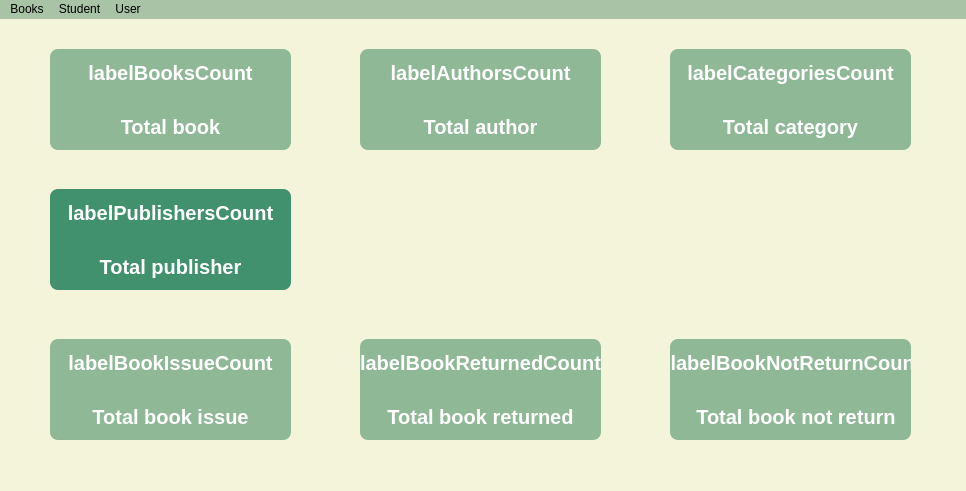
<?xml version="1.0" encoding="UTF-8"?>
<ui version="4.0">
 <class>AdminMenu</class>
 <widget class="QMainWindow" name="AdminMenu">
  <property name="geometry">
   <rect>
    <x>0</x>
    <y>0</y>
    <width>966</width>
    <height>491</height>
   </rect>
  </property>
  <property name="windowTitle">
   <string>MainWindow</string>
  </property>
  <property name="styleSheet">
   <string notr="true">QWidget#AdminMenu {
    background-color: #f4f4db;  
}

/* Загальний стиль для всіх карток */
QFrame#booksCard, 
QFrame#authorsCard, 
QFrame#categoriesCard,
QFrame#publishersCard,
QFrame#bookIssueCard,
QFrame#bookReturnedCard,
QFrame#bookNotReturnCard {
    border-radius: 8px;
    background-color: #e74c3c;   /* червоний як у прикладі */
}

/* Верхній заголовок */
QFrame#booksCard QLabel:first-child,
QFrame#authorsCard QLabel:first-child,
QFrame#categoriesCard QLabel:first-child,
QFrame#publishersCard QLabel:first-child,
QFrame#bookIssueCard QLabel:first-child,
QFrame#bookReturnedCard QLabel:first-child,
QFrame#bookNotReturnCard QLabel:first-child {
    background: rgba(0,0,0,0.15);
    padding: 6px 10px;
    font-size: 18px;
    font-weight: bold;
    color: white;
    border-top-left-radius: 8px;
    border-top-right-radius: 8px;
}

/* Основна цифра */
QFrame QLabel {
    font-size: 20px;
    font-weight: bold;
    color: white;
}

QFrame#booksCard {
    background-color: #8fb996;   /* red */
}
QFrame#authorsCard {
    background-color: #8fb996;   /* blue */
}
QFrame#membersCard,
QFrame#bookIssueCard {
    background-color: #8fb996;   /* orange */
}
QFrame#categoriesCard {
    background-color: #8fb996;   /* purple */
}
QFrame#publishersCard {
    background-color: #40916c;   /* green */
}
QFrame#bookReturnedCard {
    background-color: #8fb996;   /* light green */
}
QFrame#bookNotReturnCard {
    background-color: #8fb996;   /* dark red */
}

QMenuBar {
 background-color: #a9c3a6;
}
</string>
  </property>
  <widget class="QWidget" name="centralwidget">
   <widget class="QFrame" name="booksCard">
    <property name="geometry">
     <rect>
      <x>50</x>
      <y>30</y>
      <width>241</width>
      <height>101</height>
     </rect>
    </property>
    <property name="frameShape">
     <enum>QFrame::Shape::NoFrame</enum>
    </property>
    <property name="frameShadow">
     <enum>QFrame::Shadow::Plain</enum>
    </property>
    <widget class="QWidget" name="verticalLayoutWidget">
     <property name="geometry">
      <rect>
       <x>0</x>
       <y>0</y>
       <width>241</width>
       <height>101</height>
      </rect>
     </property>
     <layout class="QVBoxLayout" name="verticalLayout">
      <item>
       <widget class="QLabel" name="labelBooksCount">
        <property name="text">
         <string>labelBooksCount</string>
        </property>
        <property name="alignment">
         <set>Qt::AlignmentFlag::AlignCenter</set>
        </property>
       </widget>
      </item>
      <item>
       <widget class="QLabel" name="label">
        <property name="text">
         <string>Total book</string>
        </property>
        <property name="alignment">
         <set>Qt::AlignmentFlag::AlignCenter</set>
        </property>
       </widget>
      </item>
     </layout>
    </widget>
   </widget>
   <widget class="QFrame" name="authorsCard">
    <property name="geometry">
     <rect>
      <x>360</x>
      <y>30</y>
      <width>241</width>
      <height>101</height>
     </rect>
    </property>
    <property name="frameShape">
     <enum>QFrame::Shape::NoFrame</enum>
    </property>
    <property name="frameShadow">
     <enum>QFrame::Shadow::Plain</enum>
    </property>
    <widget class="QWidget" name="verticalLayoutWidget_2">
     <property name="geometry">
      <rect>
       <x>0</x>
       <y>0</y>
       <width>241</width>
       <height>101</height>
      </rect>
     </property>
     <layout class="QVBoxLayout" name="verticalLayout_2">
      <item>
       <widget class="QLabel" name="labelAuthorsCount">
        <property name="text">
         <string>labelAuthorsCount</string>
        </property>
        <property name="alignment">
         <set>Qt::AlignmentFlag::AlignCenter</set>
        </property>
       </widget>
      </item>
      <item>
       <widget class="QLabel" name="label_2">
        <property name="text">
         <string>Total author</string>
        </property>
        <property name="alignment">
         <set>Qt::AlignmentFlag::AlignCenter</set>
        </property>
       </widget>
      </item>
     </layout>
    </widget>
   </widget>
   <widget class="QFrame" name="categoriesCard">
    <property name="geometry">
     <rect>
      <x>670</x>
      <y>30</y>
      <width>241</width>
      <height>101</height>
     </rect>
    </property>
    <property name="frameShape">
     <enum>QFrame::Shape::NoFrame</enum>
    </property>
    <property name="frameShadow">
     <enum>QFrame::Shadow::Plain</enum>
    </property>
    <widget class="QWidget" name="verticalLayoutWidget_3">
     <property name="geometry">
      <rect>
       <x>0</x>
       <y>0</y>
       <width>241</width>
       <height>101</height>
      </rect>
     </property>
     <layout class="QVBoxLayout" name="verticalLayout_3">
      <item>
       <widget class="QLabel" name="labelCategoriesCount">
        <property name="text">
         <string>labelCategoriesCount</string>
        </property>
        <property name="alignment">
         <set>Qt::AlignmentFlag::AlignCenter</set>
        </property>
       </widget>
      </item>
      <item>
       <widget class="QLabel" name="label_3">
        <property name="text">
         <string>Total category</string>
        </property>
        <property name="alignment">
         <set>Qt::AlignmentFlag::AlignCenter</set>
        </property>
       </widget>
      </item>
     </layout>
    </widget>
   </widget>
   <widget class="QFrame" name="publishersCard">
    <property name="geometry">
     <rect>
      <x>50</x>
      <y>170</y>
      <width>241</width>
      <height>101</height>
     </rect>
    </property>
    <property name="frameShape">
     <enum>QFrame::Shape::NoFrame</enum>
    </property>
    <property name="frameShadow">
     <enum>QFrame::Shadow::Plain</enum>
    </property>
    <widget class="QWidget" name="verticalLayoutWidget_4">
     <property name="geometry">
      <rect>
       <x>0</x>
       <y>0</y>
       <width>241</width>
       <height>101</height>
      </rect>
     </property>
     <layout class="QVBoxLayout" name="verticalLayout_4">
      <item>
       <widget class="QLabel" name="labelPublishersCount">
        <property name="text">
         <string>labelPublishersCount</string>
        </property>
        <property name="alignment">
         <set>Qt::AlignmentFlag::AlignCenter</set>
        </property>
       </widget>
      </item>
      <item>
       <widget class="QLabel" name="label_4">
        <property name="text">
         <string>Total publisher</string>
        </property>
        <property name="alignment">
         <set>Qt::AlignmentFlag::AlignCenter</set>
        </property>
       </widget>
      </item>
     </layout>
    </widget>
   </widget>
   <widget class="QFrame" name="bookIssueCard">
    <property name="geometry">
     <rect>
      <x>50</x>
      <y>320</y>
      <width>241</width>
      <height>101</height>
     </rect>
    </property>
    <property name="frameShape">
     <enum>QFrame::Shape::NoFrame</enum>
    </property>
    <property name="frameShadow">
     <enum>QFrame::Shadow::Plain</enum>
    </property>
    <widget class="QWidget" name="verticalLayoutWidget_5">
     <property name="geometry">
      <rect>
       <x>0</x>
       <y>0</y>
       <width>241</width>
       <height>101</height>
      </rect>
     </property>
     <layout class="QVBoxLayout" name="verticalLayout_5">
      <item>
       <widget class="QLabel" name="labelBookIssueCount">
        <property name="text">
         <string>labelBookIssueCount</string>
        </property>
        <property name="alignment">
         <set>Qt::AlignmentFlag::AlignCenter</set>
        </property>
       </widget>
      </item>
      <item>
       <widget class="QLabel" name="label_5">
        <property name="text">
         <string>Total book issue</string>
        </property>
        <property name="alignment">
         <set>Qt::AlignmentFlag::AlignCenter</set>
        </property>
       </widget>
      </item>
     </layout>
    </widget>
   </widget>
   <widget class="QFrame" name="bookReturnedCard">
    <property name="geometry">
     <rect>
      <x>360</x>
      <y>320</y>
      <width>241</width>
      <height>101</height>
     </rect>
    </property>
    <property name="frameShape">
     <enum>QFrame::Shape::NoFrame</enum>
    </property>
    <property name="frameShadow">
     <enum>QFrame::Shadow::Plain</enum>
    </property>
    <widget class="QWidget" name="verticalLayoutWidget_6">
     <property name="geometry">
      <rect>
       <x>0</x>
       <y>0</y>
       <width>241</width>
       <height>101</height>
      </rect>
     </property>
     <layout class="QVBoxLayout" name="verticalLayout_6">
      <item>
       <widget class="QLabel" name="labelBookReturnedCount">
        <property name="text">
         <string>labelBookReturnedCount</string>
        </property>
        <property name="alignment">
         <set>Qt::AlignmentFlag::AlignCenter</set>
        </property>
       </widget>
      </item>
      <item>
       <widget class="QLabel" name="label_6">
        <property name="text">
         <string>Total book returned</string>
        </property>
        <property name="alignment">
         <set>Qt::AlignmentFlag::AlignCenter</set>
        </property>
       </widget>
      </item>
     </layout>
    </widget>
   </widget>
   <widget class="QFrame" name="bookNotReturnCard">
    <property name="geometry">
     <rect>
      <x>670</x>
      <y>320</y>
      <width>241</width>
      <height>101</height>
     </rect>
    </property>
    <property name="frameShape">
     <enum>QFrame::Shape::NoFrame</enum>
    </property>
    <property name="frameShadow">
     <enum>QFrame::Shadow::Plain</enum>
    </property>
    <widget class="QWidget" name="verticalLayoutWidget_7">
     <property name="geometry">
      <rect>
       <x>0</x>
       <y>0</y>
       <width>252</width>
       <height>101</height>
      </rect>
     </property>
     <layout class="QVBoxLayout" name="verticalLayout_7">
      <item>
       <widget class="QLabel" name="labelBookNotReturnCount">
        <property name="text">
         <string>labelBookNotReturnCount</string>
        </property>
        <property name="alignment">
         <set>Qt::AlignmentFlag::AlignCenter</set>
        </property>
       </widget>
      </item>
      <item>
       <widget class="QLabel" name="label_7">
        <property name="text">
         <string>Total book not return</string>
        </property>
        <property name="alignment">
         <set>Qt::AlignmentFlag::AlignCenter</set>
        </property>
       </widget>
      </item>
     </layout>
    </widget>
   </widget>
  </widget>
  <widget class="QMenuBar" name="menubar">
   <property name="geometry">
    <rect>
     <x>0</x>
     <y>0</y>
     <width>966</width>
     <height>25</height>
    </rect>
   </property>
   <widget class="QMenu" name="menuBooks">
    <property name="title">
     <string>Books</string>
    </property>
    <addaction name="actionAdd_new_book"/>
    <addaction name="actionView_books"/>
    <addaction name="actionIssue_books"/>
    <addaction name="actionReturn_books"/>
   </widget>
   <widget class="QMenu" name="menuStudent">
    <property name="title">
     <string>Student</string>
    </property>
    <addaction name="actionAdd_student"/>
    <addaction name="actionView_student_information"/>
    <addaction name="actionEdit_student_information"/>
   </widget>
   <widget class="QMenu" name="menuUser">
    <property name="title">
     <string>User</string>
    </property>
    <addaction name="actionLogout"/>
   </widget>
   <addaction name="menuBooks"/>
   <addaction name="menuStudent"/>
   <addaction name="menuUser"/>
  </widget>
  <action name="actionAdd_new_book">
   <property name="text">
    <string>Add new book</string>
   </property>
  </action>
  <action name="actionView_books">
   <property name="text">
    <string>View books</string>
   </property>
  </action>
  <action name="actionAdd_student">
   <property name="text">
    <string>Add student</string>
   </property>
  </action>
  <action name="actionView_student_information">
   <property name="text">
    <string>View student information</string>
   </property>
  </action>
  <action name="actionComplete_book_detail">
   <property name="text">
    <string>Complete book detail</string>
   </property>
  </action>
  <action name="actionIssue_books">
   <property name="text">
    <string>Issue books</string>
   </property>
  </action>
  <action name="actionReturn_books">
   <property name="text">
    <string>Return books</string>
   </property>
  </action>
  <action name="actionEdit_student_information">
   <property name="text">
    <string>Edit student information</string>
   </property>
  </action>
  <action name="actionView_all_members">
   <property name="text">
    <string>View all members</string>
   </property>
  </action>
  <action name="actionLogout">
   <property name="text">
    <string>Logout</string>
   </property>
  </action>
 </widget>
 <resources/>
 <connections/>
</ui>
